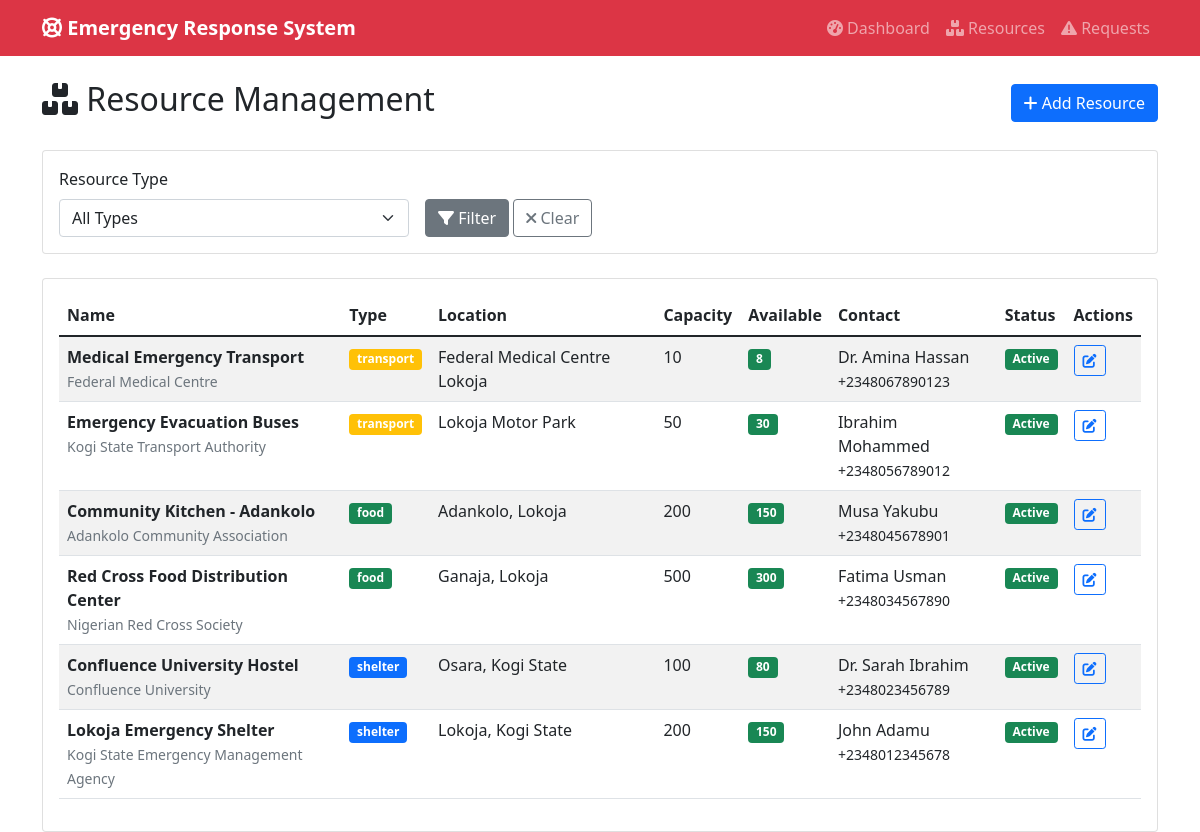
Page /admin/resources on the committed database.
### app/models/resource.py (models this page shows, shortened)
class Resource(db.Model):
    __tablename__ = 'resources'
    id = db.Column(db.Integer, primary_key=True)
    name = db.Column(db.String(200), nullable=False)
    description = db.Column(db.Text)
    resource_type = db.Column(db.Enum(ResourceType), nullable=False)
    location = db.Column(db.String(200), nullable=False)
    latitude = db.Column(db.Float, nullable=False)
    longitude = db.Column(db.Float, nullable=False)
    total_capacity = db.Column(db.Integer, default=0)
    available_capacity = db.Column(db.Integer, default=0)
    is_active = db.Column(db.Boolean, default=True)
    contact_person = db.Column(db.String(100))
    contact_phone = db.Column(db.String(20))
    organization = db.Column(db.String(200))
    created_at = db.Column(db.DateTime, default=datetime.utcnow)
    updated_at = db.Column(db.DateTime, default=datetime.utcnow, onupdate=datetime.utcnow)
    emergency_requests = db.relationship('EmergencyRequest', backref='resource', lazy=True)

### app/routes/admin.py (the view)
@admin_bp.route('/resources')
def resources():
    page = request.args.get('page', 1, type=int)
    resource_type = request.args.get('type')
    query = Resource.query
    if resource_type:
        query = query.filter_by(resource_type=ResourceType(resource_type))
    resources = query.order_by(Resource.created_at.desc()).paginate(
        page=page, per_page=20, error_out=False
    )
    return render_template('admin/resources.html', resources=resources)

### app/templates/admin/resources.html (shortened to what this page needs)
{% extends "base.html" %}
{% block content %}
<div class="container mt-4">
    <div class="d-flex justify-content-between align-items-center mb-4">
        <h2><i class="fas fa-boxes"></i> Resource Management</h2>
        <a href="{{ url_for('admin.add_resource') }}" class="btn btn-primary">
            <i class="fas fa-plus"></i> Add Resource
        </a>
    </div>
    <div class="card mb-4">
        <div class="card-body">
            <form method="GET" class="row g-3">
                <div class="col-md-4">
                    <label for="type" class="form-label">Resource Type</label>
                    <select name="type" id="type" class="form-select">
                        <option value="">All Types</option>
                    </select>
                </div>
                <div class="col-md-4">
                    <label class="form-label">&nbsp;</label>
                    <div>
                        <button type="submit" class="btn btn-secondary">
                            <i class="fas fa-filter"></i> Filter
                        </button>
                        <a href="{{ url_for('admin.resources') }}" class="btn btn-outline-secondary">
                            <i class="fas fa-times"></i> Clear
                        </a>
                    </div>
                </div>
            </form>
        </div>
    </div>
    <div class="card">
        <div class="card-body">
            {% if resources.items %}
            <div class="table-responsive">
                <table class="table table-striped">
                    <thead>
                        <tr>
                            <th>Name</th>
                            <th>Type</th>
                            <th>Location</th>
                            <th>Capacity</th>
                            <th>Available</th>
                            <th>Contact</th>
                            <th>Status</th>
                            <th>Actions</th>
                        </tr>
                    </thead>
                    <tbody>
                        {% for resource in resources.items %}
                        <tr>
                            <td>
                                <strong>{{ resource.name }}</strong>
                                {% if resource.organization %}
                                <br><small class="text-muted">{{ resource.organization }}</small>
                                {% endif %}
                            </td>
                            <td>
                                {% if resource.resource_type.value == 'shelter' %}
                                    <span class="badge bg-primary">{{ resource.resource_type.value }}</span>
                                {% elif resource.resource_type.value == 'food' %}
                                    <span class="badge bg-success">{{ resource.resource_type.value }}</span>
                                {% else %}
                                    <span class="badge bg-warning">{{ resource.resource_type.value }}</span>
                                {% endif %}
                            </td>
                            <td>{{ resource.location }}</td>
                            <td>{{ resource.total_capacity }}</td>
                            <td>
                                <span class="badge {{ 'bg-success' if resource.available_capacity > 0 else 'bg-danger' }}">
                                    {{ resource.available_capacity }}
                                </span>
                            </td>
                            <td>
                                {% if resource.contact_person %}
                                    {{ resource.contact_person }}<br>
                                {% endif %}
                                {% if resource.contact_phone %}
                                    <small>{{ resource.contact_phone }}</small>
                                {% endif %}
                            </td>
                            <td>
                                {% if resource.is_active %}
                                    <span class="badge bg-success">Active</span>
                                {% else %}
                                    <span class="badge bg-secondary">Inactive</span>
                                {% endif %}
                            </td>
                            <td>
                                <a href="{{ url_for('admin.edit_resource', resource_id=resource.id) }}"
                                   class="btn btn-sm btn-outline-primary">
                                    <i class="fas fa-edit"></i>
                                </a>
                            </td>
                        </tr>
                        {% endfor %}
                    </tbody>
                </table>
            </div>
            {% endif %}
        </div>
    </div>
</div>
{% endblock %}

### app/templates/base.html (shortened to what this page needs)
<!DOCTYPE html>
<html lang="en">
<head>
    <link href="https://cdn.jsdelivr.net/npm/bootstrap@5.1.3/dist/css/bootstrap.min.css" rel="stylesheet">
    <link href="https://cdnjs.cloudflare.com/ajax/libs/font-awesome/6.0.0/css/all.min.css" rel="stylesheet">
</head>
<body>
    <nav class="navbar navbar-expand-lg navbar-dark bg-danger">
        <div class="container">
            <a class="navbar-brand" href="{{ url_for('admin.dashboard') }}">
                <i class="fas fa-life-ring"></i> Emergency Response System
            </a>
            <div class="collapse navbar-collapse" id="navbarNav">
                <ul class="navbar-nav ms-auto">
                    <li class="nav-item">
                        <a class="nav-link" href="{{ url_for('admin.dashboard') }}">
                            <i class="fas fa-tachometer-alt"></i> Dashboard
                        </a>
                    </li>
                    <li class="nav-item">
                        <a class="nav-link" href="{{ url_for('admin.resources') }}">
                            <i class="fas fa-boxes"></i> Resources
                        </a>
                    </li>
                    <li class="nav-item">
                        <a class="nav-link" href="{{ url_for('admin.requests') }}">
                            <i class="fas fa-exclamation-triangle"></i> Requests
                        </a>
                    </li>
                </ul>
            </div>
        </div>
    </nav>
    <main>
        {% block content %}{% endblock %}
    </main>
</body>
</html>

### app/templates/base.html (style rules this page uses)
.navbar-brand { font-weight: bold; }

### rows in the picture
Resource: name "Medical Emergency Transport", organization "Federal Medical Centre", resource_type.value "transport", location "Federal Medical Centre Lokoja", total_capacity "10", available_capacity "8", contact_person "Dr. Amina Hassan", contact_phone "+2348067890123", is_active "Active"
Resource: name "Emergency Evacuation Buses", organization "Kogi State Transport Authority", resource_type.value "transport", location "Lokoja Motor Park", total_capacity "50", available_capacity "30", contact_person "Ibrahim Mohammed", contact_phone "+2348056789012", is_active "Active"
Resource: name "Community Kitchen - Adankolo", organization "Adankolo Community Association", resource_type.value "food", location "Adankolo, Lokoja", total_capacity "200", available_capacity "150", contact_person "Musa Yakubu", contact_phone "+2348045678901", is_active "Active"
Resource: name "Red Cross Food Distribution Center", organization "Nigerian Red Cross Society", resource_type.value "food", location "Ganaja, Lokoja", total_capacity "500", available_capacity "300", contact_person "Fatima Usman", contact_phone "+2348034567890", is_active "Active"
Resource: name "Confluence University Hostel", organization "Confluence University", resource_type.value "shelter", location "Osara, Kogi State", total_capacity "100", available_capacity "80", contact_person "Dr. Sarah Ibrahim", contact_phone "+2348023456789", is_active "Active"
Resource: name "Lokoja Emergency Shelter", organization "Kogi State Emergency Management Agency", resource_type.value "shelter", location "Lokoja, Kogi State", total_capacity "200", available_capacity "150", contact_person "John Adamu", contact_phone "+2348012345678", is_active "Active"
